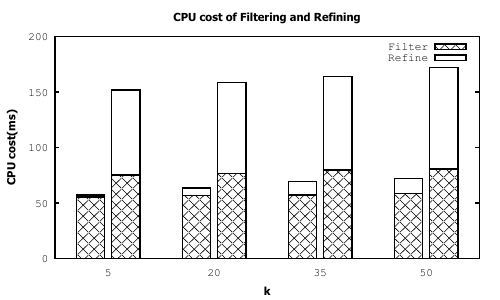

Here is the gnuplot script that generated this plot:
set term pdfcairo lw 2 font "Courier,12"
set output "llk.pdf"
set boxwidth 0.8 absolute
set style fill pattern
set style histogram rowstacked
set style data histograms
set title "CPU cost of Filtering and Refining" font "Helvetica-Bold"
set xlabel "k" offset 0,-2 font "Helvetica-Bold"
set ylabel "CPU cost(ms)" font "Helvetica-Bold"
unset xtic
set yrange [0:200]
plot newhistogram "5" offset 0,1, 'refine.dat' using 2 t "Filter" lc rgbcolor "black" lt 1 fs pattern 1, '' u 3 t "Refine" lc rgbcolor "black" lt 1 fs pattern 0, \
    newhistogram "20" offset 0,1, '' u 4 notitle lc rgbcolor "black" lt 1 fs pattern 1, '' u 5 notitle lc rgbcolor "black" lt 1 fs pattern 0, \
    newhistogram "35" offset 0,1, '' u 6 notitle lc rgbcolor "black" lt 1 fs pattern 1, '' u 7 notitle lc rgbcolor "black" lt 1 fs pattern 0, \
    newhistogram "50" offset 0,1, '' u 8 notitle lc rgbcolor "black" lt 1 fs pattern 1, '' u 9 notitle lc rgbcolor "black" lt 1 fs pattern 0
    